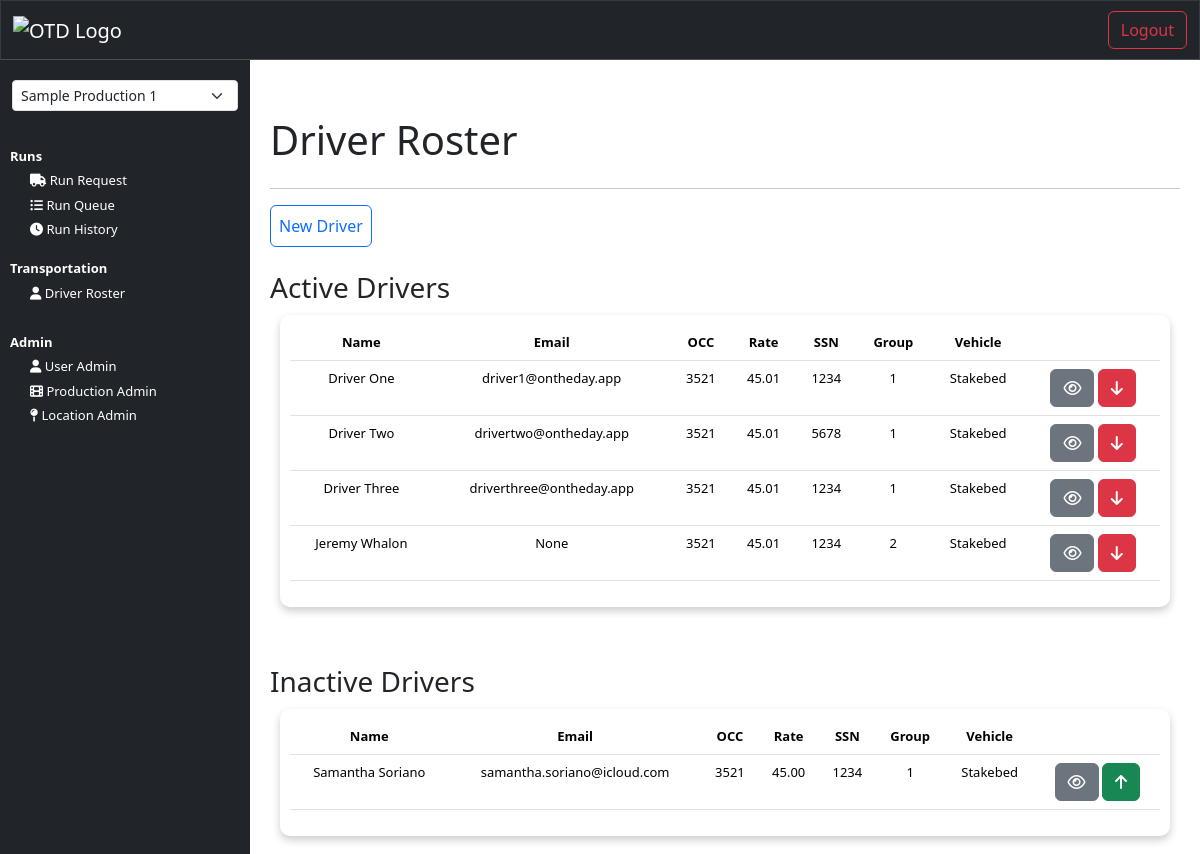
/driver_roster (signed in), run on an earlier commit of the app's database.
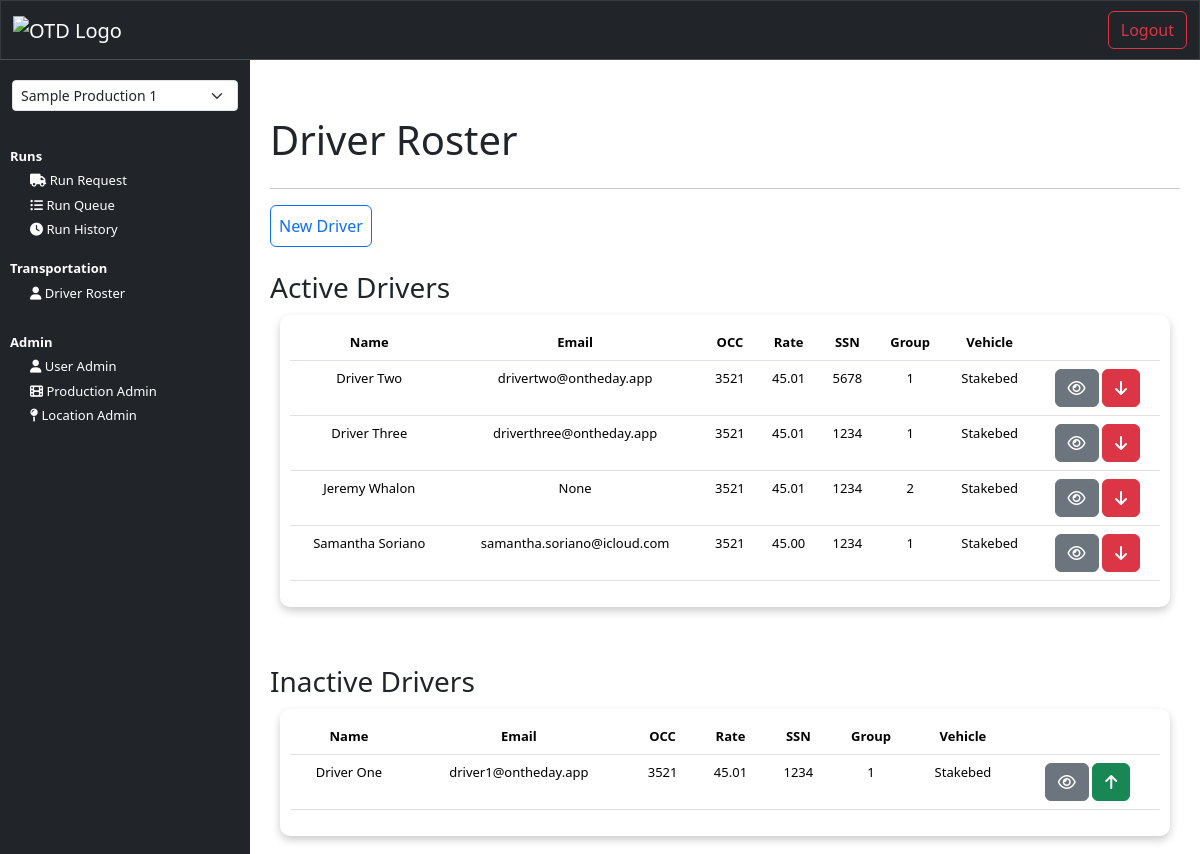
And on a later commit of the database.
### transportation/models.py (models this page shows, shortened)
class Driver(models.Model):
    production_title = models.CharField(max_length=150, null=True, blank=True)
    first_name = models.CharField(max_length=150, null=True, blank=True)
    last_name = models.CharField(max_length=150, null=True, blank=True)
    driver_email = models.EmailField(_('email address'), null=True, blank=True)
    driver_phone = models.CharField(max_length=15, null=True, blank=True)
    occupation_code = models.CharField(max_length=4, null=True, blank=True)
    rate = models.DecimalField(max_digits=6, decimal_places=2, null=True, blank=True)
    grouping = models.IntegerField(null=True, blank=True)
    last_4 = models.CharField(max_length=6, null=True, blank=True)
    is_active = models.BooleanField(default=True)

### interface/views.py (the view)
# urls.py: path('driver_roster', views.driver_roster, name="driver_roster"),
@login_required(login_url='login')
def driver_roster(request):
    drivers = Driver.objects.all()
    user = get_object_or_404(NewUser, id=request.user.id)
    user_productions = user.productions.filter(is_active=True)
    production_title_in_session = request.session.get('production_title')
    if production_title_in_session:
        drivers = drivers.filter(production_title=production_title_in_session)
    context = {
        'drivers': drivers,
        'user_productions': user_productions,
    }
    return render(request, 'interface/driver_roster.html', context=context)

### interface/templates/interface/driver_roster.html (shortened to what the changed rows need)
{% extends 'interface/layout.html' %}
{% load crispy_forms_tags %}
{% block content %}
    <main>
      <br>
      <div class="container">
        <div>
          <br>
          <div class="card-title d-flex justify-content-between">
            <h1>Driver Roster</h1>
          </div>
          <br><br>
          <div class="table-responsive card-body">
              <table class="table">
                  <thead>
                    <tr>
                      <th scope="col">Name</th>
                      <th class="hidden-column" scope="col">Email</th>
                      <th class="hidden-column" scope="col">OCC</th>
                      <th class="hidden-column" scope="col">Rate</th>
                      <th class="hidden-column" scope="col">SSN</th>
                      <th scope="col">Group</th>
                      <th scope="col">Vehicle</th>
                      <th scope="col"></th>
                    </tr>
                  </thead>
                  <tbody>
                      {% for driver in drivers %}
                        {% if driver.is_active %}
                          <tr>
                              <td scope="row"> {{driver.first_name}} {{driver.last_name}}</td>
                              <td class="hidden-column" >{{ driver.driver_email }}</td>
                              <td class="hidden-column" >{{ driver.occupation_code }}</td>
                              <td class="hidden-column" >{{ driver.rate }}</td>
                              <td class="hidden-column" >{{ driver.last_4 }}</td>
                              <td>{{ driver.grouping }}</td>
                              <td>Stakebed</td>
                              <td>
                                <a class="btn btn-secondary" href="{% url 'view_driver' driver.id %}" title="deactivate_driver"><i class="fa fa-eye"></i></a>
                                  <a class="btn btn-danger" href="{% url 'deactivate_driver' driver.id %}" title="deactivate_driver"><i class="fa fa-arrow-down"></i></a>
                              </td>
                          </tr>
                        {% endif %}
                      {% endfor %}
                  </tbody>
              </table>
          </div>
          <br><br>
          <div class="table-responsive card-body">
              <table class="table">
                  <thead>
                    <tr>
                      <th scope="col">Name</th>
                      <th class="hidden-column" scope="col">Email</th>
                      <th class="hidden-column" scope="col">OCC</th>
                      <th class="hidden-column" scope="col">Rate</th>
                      <th class="hidden-column" scope="col">SSN</th>
                      <th scope="col">Group</th>
                      <th scope="col">Vehicle</th>
                      <th scope="col"></th>
                    </tr>
                  </thead>
                  <tbody>
                    {% for driver in drivers %}
                          {% if not driver.is_active %}
                              <tr>
                                  <td scope="row">{{ driver.first_name }} {{ driver.last_name }}</td>
                                  <td class="hidden-column">{{ driver.driver_email }}</td>
                                  <td class="hidden-column">{{ driver.occupation_code }}</td>
                                  <td class="hidden-column">{{ driver.rate }}</td>
                                  <td class="hidden-column">{{ driver.last_4 }}</td>
                                  <td>{{ driver.grouping }}</td>
                                  <td>Stakebed</td>
                                  <td>
                                    <button class="btn btn-secondary" name="view-driver" title="view"><i class="fa fa-eye"></i></button>
                                    <a class="btn btn-success" href="{% url 'activate_driver' driver.id %}" title="activate_driver"><i class="fa fa-arrow-up"></i></a>
                                  </td>
                              </tr>
                          {% endif %}
                      {% endfor %}
                  </tbody>
              </table>
          </div>
        </div>
      </div>
    </main>
{% endblock %}

What changed in the data, as far as the page shows it:
changed Driver "Samantha": moves from the list under "Inactive Drivers" to the list under "Active Drivers"
changed Driver "One": moves from the list under "Active Drivers" to the list under "Inactive Drivers"
